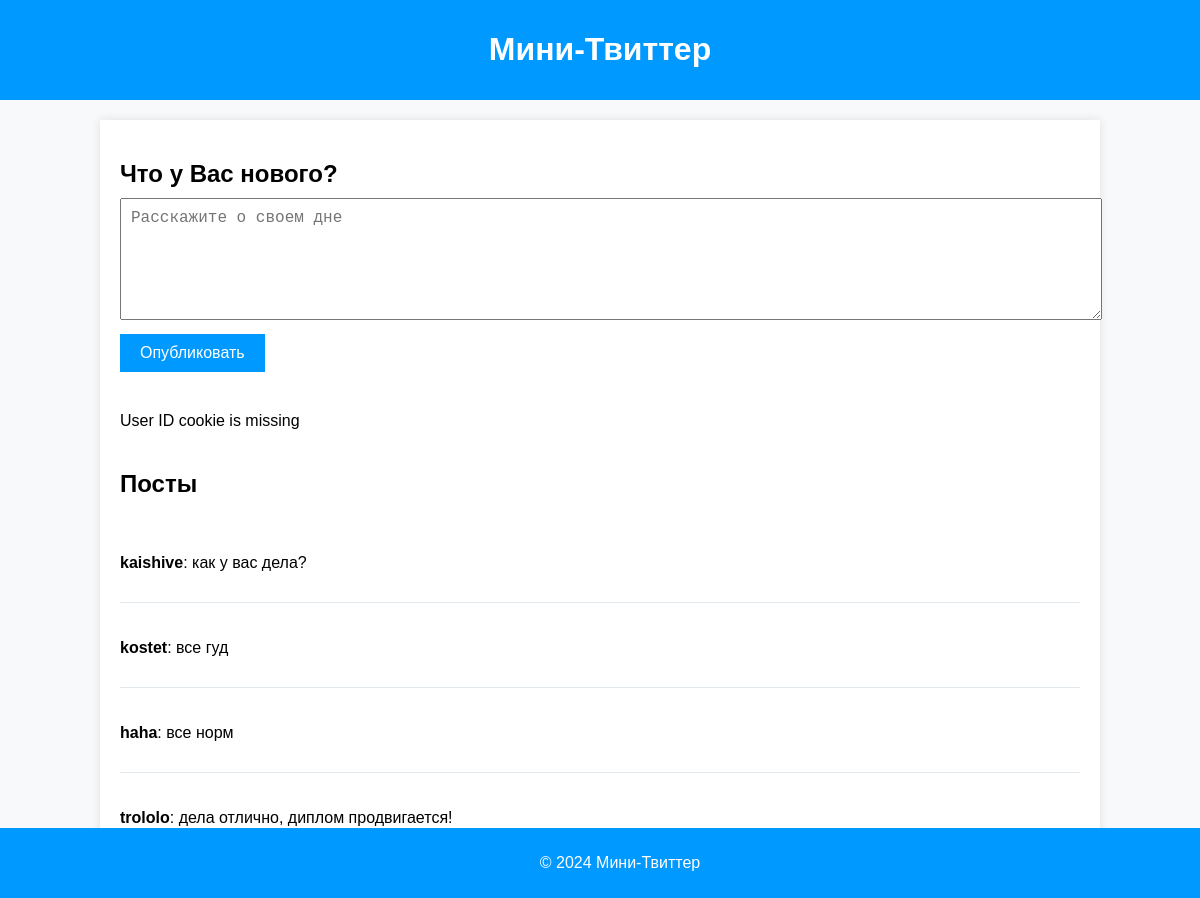
The page /posts/1/edit on the database its author committed.
### models/post_user_model.py (models this page shows)
class Post(Base):
    __tablename__ = "posts"
    id = Column(Integer, primary_key=True, index=True)
    content = Column(String, nullable=False)
    slug = Column(String, unique=True, index=True)
    user_id = Column(Integer, ForeignKey('users.id'), nullable=False)
    user = relationship("User", back_populates="posts")

class User(Base):
    __tablename__ = "users"
    id = Column(Integer, primary_key=True, index=True)
    username = Column(String, unique=True, index=True, nullable=False)
    email = Column(String, unique=True, index=True, nullable=False)
    hashed_password = Column(String, nullable=False)
    slug = Column(String, unique=True, index=True)
    posts = relationship("Post", back_populates="user")

### routers/posts_crud.py (the view)
@router.get("/posts/{post_id}/edit", response_class=HTMLResponse)
async def edit_post(request: Request, post_id: int, db: Annotated[Session, Depends(get_db)],
                    user_id: Optional[int] = Cookie(None)):
    if user_id is None:
        error_message = "User ID cookie is missing"
        return templates.TemplateResponse("page_blog.html",
                                          {"request": request, "posts": db.scalars(select(Post)).all(),
                                           "user_id": user_id, "error_message": error_message})
    post = db.query(Post).filter(Post.id == post_id).first()
    if not post:
        error_message = "Post not found"
        return templates.TemplateResponse("page_blog.html",
                                          {"request": request, "posts": db.scalars(select(Post)).all(),
                                           "user_id": user_id, "error_message": error_message})
    if post.user_id != user_id:
        error_message = "You are not allowed to edit this post"
        return templates.TemplateResponse("page_blog.html",
                                          {"request": request, "posts": db.scalars(select(Post)).all(),
                                           "user_id": user_id, "error_message": error_message})
    return templates.TemplateResponse("edit_post.html", {"request": request, "post": post})

### templates/page_blog.html (shortened to what this page needs)
<!DOCTYPE html>
<html lang="en">
<head>
    <link rel="stylesheet" type="text/css" href="/static/page_style.css">
</head>
<body>
    <header>
        <div class="header-container">
            <h1>Мини-Твиттер</h1>
        </div>
    </header>
    <main>
        <div class="container">
            <div class="new-post">
                <h2>Что у Вас нового?</h2>
                <form id="newPostForm" action="/posts/" method="post">
                    <textarea id="postContent" name="content" placeholder="Расскажите о своем дне" required></textarea>
                    <button type="submit">Опубликовать</button>
                </form>
            </div>
            {% if error_message %}
                <div class="error-message">{{ error_message }}</div>
            {% endif %}
            <div class="posts">
                <h2>Посты</h2>
                {% for post in posts %}
                <div class="post" data-post-id="{{ post.id }}">
                    <p><strong>{{ post.user.username }}</strong>: {{ post.content }}</p>
                </div>
                {% endfor %}
            </div>
        </div>
    </main>
    <footer>
        <div class="footer-container">
            <p>&copy; 2024 Мини-Твиттер</p>
        </div>
    </footer>
</body>
</html>

### templates/page_style.css (style rules this page uses)
body { font-family: 'Arial', sans-serif; background-color: #f8f9fa; margin: 0; padding: 0; }
.header-container { background-color: #0099ff; color: white; padding: 10px 20px; text-align: center; }
.container { width: 80%; margin: 20px auto; padding: 20px; background-color: white; box-shadow: 0 0 10px rgba(0, 0, 0, 0.1); }
.new-post { margin-bottom: 40px; }
.new-post h2 { margin-bottom: 10px; }
textarea { width: 100%; height: 100px; margin-bottom: 10px; padding: 10px; font-size: 16px; resize: vertical; }
button { background-color: #0099ff; color: white; border: none; padding: 10px 20px; font-size: 16px; cursor: pointer; transition: background-color 0.3s; }
.posts { margin-top: 40px; }
.post { border-bottom: 1px solid #e1e8ed; padding: 20px 0; }
.post p { margin-bottom: 10px; }
.footer-container { background-color: #0099ff; color: white; text-align: center; padding: 10px 20px; position: fixed; bottom: 0; width: 100%; }

### rows shown on the page
Post: user.username "kaishive", content "как у вас дела?"
Post: user.username "kostet", content "все гуд"
Post: user.username "haha", content "все норм"
Post: user.username "trololo", content "дела отлично, диплом продвигается!"

### other values the page prints
{{ error_message }} "User ID cookie is missing"
